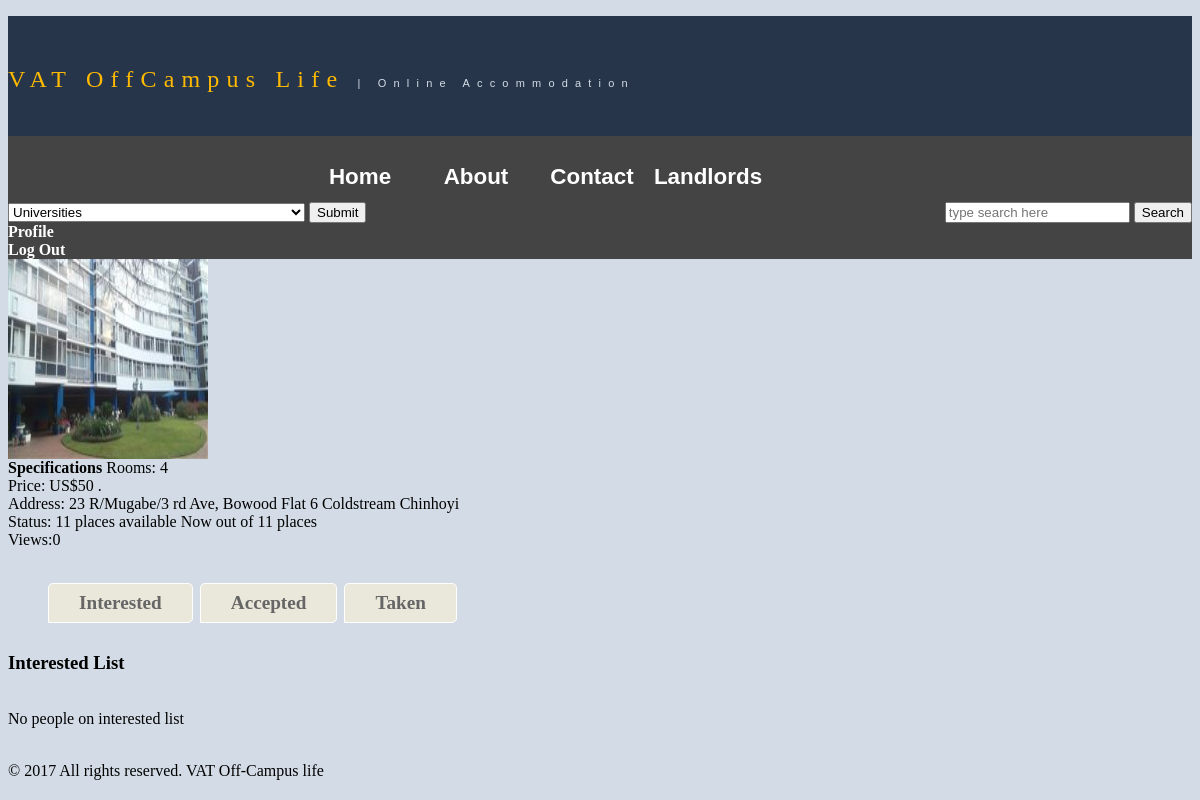
The page /house.php?id=18&status=interested (signed in) on the database its author committed.
### tables this page shows
CREATE TABLE `houses` (
	`id`	int(11) NOT NULL AUTO_INCREMENT,
	`address`	varchar(60) NOT NULL,
	`college`	varchar(100) NOT NULL,
	`rooms`	int(11) NOT NULL,
	`capacity`	int(11) NOT NULL,
	`occupied`	int(11) NOT NULL,
	`price`	double NOT NULL,
	`description`	text NOT NULL,
	`images`	varchar(255) NOT NULL,
	`landlord_id`	int(11) NOT NULL,
	`ecocash_name`	varchar(100) NOT NULL,
	`ecocash_number` varchar(25) NOT NULL, PRIMARY KEY (`id`)
);

### house.php (the view, shortened to what this page needs)
<?php
include 'header.php';
?>
<?php
	$house_get_id = htmlspecialchars($_GET['id']);
	$query = "SELECT * FROM houses WHERE id = '$house_get_id'";
	$query_run = mysqli_query($conn, $query);
	$result_house = mysqli_fetch_assoc($query_run);
	if(loggedin()){
?>
<?php
		$status = $result_people['landlord_student'];
		$house_id = $result_house['id'];
		$people_id = $result_people['id'];
		 $landlord_id = $result_house['landlord_id'];
		$views = views_count($house_id);
?>
			<div>
				<a href="house.php?id=<?php echo $result_house['id'];?>">
				<img src="<?php echo $result_house['images']; ?>" height="200" width="200" ><br></a>
				<strong>Specifications</strong>
				Rooms: <?php echo $result_house['rooms']; ?><br>
				Price: US$<?php echo $result_house['price']; ?> .<br>
				Address: <?php echo $result_house['address']; ?><br>
				Status: <?php echo ($result_house['capacity']-$result_house['occupied']); ?>
				 places available Now out of <?php echo $result_house['capacity']; ?> places <br>
				Views:<?php echo $views; ?><br><br>
			</div>
<?php
		if($status == 'Student' ){
				$query = "SELECT * FROM people_house
					JOIN houses ON houses.landlord_id = people_house.landlord_id
					WHERE student_id = $people_id AND house_id= $house_id ";
				$query_run = mysqli_query($conn, $query);
				$query_num_rows = mysqli_num_rows($query_run);
				if($query_num_rows <= 0){
?>
						If interested and you would like to be considerd for a place please click the button.
						<form action="status.php" method="POST">
						<input type="hidden" name="status" value="interested">
						<input type="hidden" name="house_id" value="<?php echo $house_id;?>">
						<input type="hidden" name="people_id" value="<?php echo $people_id;?>">
						<input type="hidden" name="landlord_id" value="<?php echo $landlord_id;?>">
						<input type="submit" value="Interested">
					</form>
<?php 				}else{
					$result = mysqli_fetch_assoc($query_run);
					if($result['status'] == 'interested'){
						$query_2 = "SELECT * FROM people_house
							WHERE house_id = '$house_id'
							AND landlord_id = '$landlord_id'
							AND status = 'interested'
							AND student_id != $people_id";
						if($query_run_2 = mysqli_query($conn, $query_2)){
							$query_num_rows_2 = mysqli_num_rows($query_run_2);
							echo "You and  $query_num_rows_2 others are interested.";
						}else{
							echo 'query did not run';
						}
					}else if($result['status'] == 'accept'){
						echo 'Your request has been accepted inorder to take the place make an Ecocash payment to the given number.<br>'
							."Ecocash Name: ".$result['ecocash_name'].'<br>'
							."Ecocash Number: ".$result['ecocash_number'];
					}else if($result['status'] == 'taken'){
						echo 'Your payment has been received and you are now free to move in.';
					}
				 }
?>
<?php
			}else if($status == 'Landlord' && $people_id == $landlord_id){
?>
				 <nav id="profiletabs">
				<ul class="clearfix">
				  <li><a href="house.php?id=<?php echo $house_id;?>&status=interested">Interested</a></li>
				  <li><a href="house.php?id=<?php echo $house_id;?>&status=accept">Accepted</a></li>
				  <li><a href="house.php?id=<?php echo $house_id;?>&status=taken">Taken</a></li>
				</ul>
			      </nav>
<?php
		if(isset($_GET['status']) && !empty($_GET['status'])){
				$stat = htmlspecialchars($_GET['status']);
				query_house_landlord($stat);
		}
?>
<?php
		}
	} else {
		echo 'Please Log In to view more';
	}
	include 'footer.php';
?>

### myhome.css (style rules this page uses)
a { color: #FF6600; font-weight:bold; text-decoration:none; }
img { max-width:100%; }
#profiletabs { display: block; margin-bottom: 4px; height: 50px; }
#profiletabs ul { list-style: none; display: inline block; width: 70%; height: 50px; }
#profiletabs ul li a { display: inline block; float: left; padding: 8px 30px; font-size: 1.2em; font-weight: bold; background: #eae8db; color: #666; margin-right: 7px; border: 1px solid #fff; -webkit-border-radius: 5px; -webkit-border-bottom-left-radius: 0; -moz-border-radius: 5px; -moz-border-radius-bottomleft: 0; border-radius: 5px; border-bottom-left-radius: 0; }

### rows shown on the page
houses: images (picture), rooms "4", price "50", address "23 R/Mugabe/3 rd Ave, Bowood Flat 6 Coldstream Chinhoyi", $result_house['capacity']-$result_house['occupied'] "11", capacity "11"

### other values the page prints
$views "0"
$inc_word "interested"
